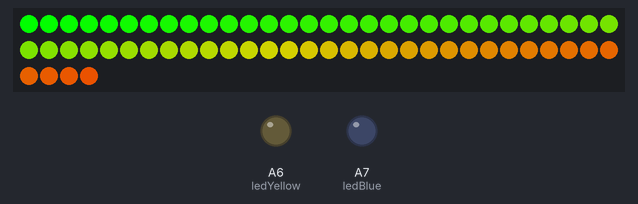
A sketch run on a simulated Particle Photon. Parts: 64 RGB LEDs in strip order, left to right, continuing on the next row, output pins drawn as LEDs (lit = HIGH).

Above: at 0.15 s.
At 1.4 s:
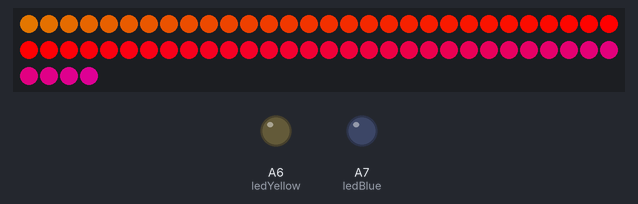
At 2.65 s:
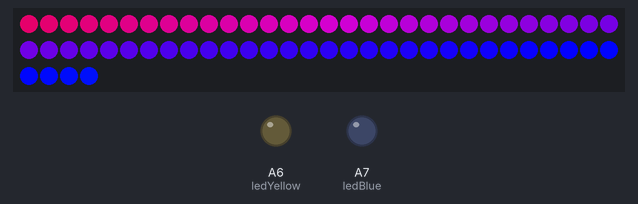
At 3.27 s:
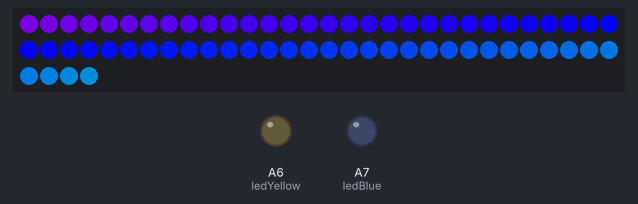
At 3.89 s:
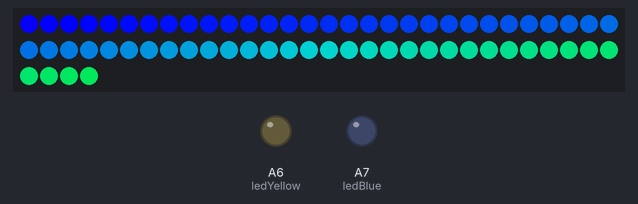
At 5.45 s:
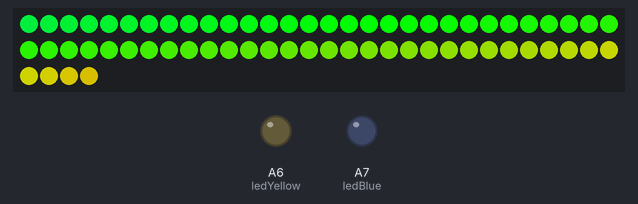

Measured:
- by itself, everything shown: repeats every 7.7 s, in 20 steps

The sketch:

toggleBlue.ino
```cpp
#include "Particle.h"
#include "neopixel.h"

SYSTEM_MODE(AUTOMATIC);
#define PIXEL_PIN D4
#define PIXEL_COUNT 64
#define PIXEL_TYPE WS2812B

Adafruit_NeoPixel strip(PIXEL_COUNT, PIXEL_PIN, PIXEL_TYPE);

void rainbow(uint8_t wait);
uint32_t Wheel(byte WheelPos);

int ledBlue   = A7;
int ledYellow = A6;
//int ledGreen  = A5;
int toggleBlue(String command);


void setup() {
	strip.begin();
	strip.show();
	pinMode(ledBlue, OUTPUT);
	pinMode(ledYellow, OUTPUT);
//	pinMode(ledGreen, OUTPUT);
	digitalWrite(ledBlue, LOW);
	digitalWrite(ledYellow, LOW);
//	digitalWrite(ledGreen, LOW);
	Particle.function("toggleBlue", toggleBlue);

}

void loop() {
	rainbow(20);
//	digitalWrite(ledYellow, HIGH);
//	digitalWrite(ledGreen, HIGH);
	delay(1000);
//	digitalWrite(ledYellow, LOW);
//	digitalWrite(ledGreen, LOW);
	delay(1000);
}

int toggleBlue(String command){
  if(command == "on"){
	digitalWrite(ledBlue, HIGH);
	return 100;
  }else if(command == "off"){
	digitalWrite(ledBlue, LOW);
	return 10;
  }else
	return -1;
}


void rainbow(uint8_t wait) {
  uint16_t i, j;

  for(j=0; j<256; j++) {
    for(i=0; i<strip.numPixels(); i++) {
      strip.setPixelColor(i, Wheel((i+j) & 255));
    }
    strip.show();
    delay(wait);
  }
}

uint32_t Wheel(byte WheelPos) {
  if(WheelPos < 85) {
   return strip.Color(WheelPos * 3, 255 - WheelPos * 3, 0);
  } else if(WheelPos < 170) {
   WheelPos -= 85;
   return strip.Color(255 - WheelPos * 3, 0, WheelPos * 3);
  } else {
   WheelPos -= 170;
   return strip.Color(0, WheelPos * 3, 255 - WheelPos * 3);
  }
}
```
